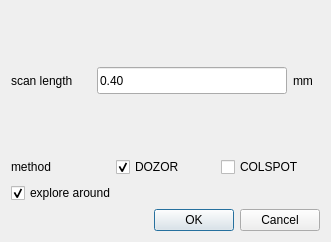
<?xml version="1.0" encoding="UTF-8"?>
<ui version="4.0">
 <class>Dialog</class>
 <widget class="QDialog" name="Dialog">
  <property name="geometry">
   <rect>
    <x>0</x>
    <y>0</y>
    <width>331</width>
    <height>242</height>
   </rect>
  </property>
  <property name="windowTitle">
   <string>Dialog</string>
  </property>
  <layout class="QGridLayout" name="gridLayout">
   <item row="2" column="0">
    <layout class="QHBoxLayout" name="layout_explore">
     <item>
      <widget class="QCheckBox" name="check_along">
       <property name="text">
        <string>explore around</string>
       </property>
       <property name="checked">
        <bool>true</bool>
       </property>
      </widget>
     </item>
    </layout>
   </item>
   <item row="1" column="0">
    <layout class="QHBoxLayout" name="layout_method">
     <item>
      <widget class="QLabel" name="label_method">
       <property name="text">
        <string>method</string>
       </property>
      </widget>
     </item>
     <item>
      <widget class="QCheckBox" name="check_dozor">
       <property name="text">
        <string>DOZOR</string>
       </property>
       <property name="checked">
        <bool>true</bool>
       </property>
      </widget>
     </item>
     <item>
      <widget class="QCheckBox" name="check_colspot">
       <property name="text">
        <string>COLSPOT</string>
       </property>
      </widget>
     </item>
    </layout>
   </item>
   <item row="3" column="0">
    <widget class="QDialogButtonBox" name="buttonBox">
     <property name="orientation">
      <enum>Qt::Horizontal</enum>
     </property>
     <property name="standardButtons">
      <set>QDialogButtonBox::Cancel|QDialogButtonBox::Ok</set>
     </property>
    </widget>
   </item>
   <item row="0" column="0">
    <layout class="QHBoxLayout" name="layout_length">
     <item>
      <widget class="QLabel" name="label_length">
       <property name="minimumSize">
        <size>
         <width>80</width>
         <height>27</height>
        </size>
       </property>
       <property name="text">
        <string>scan length</string>
       </property>
      </widget>
     </item>
     <item>
      <widget class="QLineEdit" name="scan_length_ledit">
       <property name="minimumSize">
        <size>
         <width>10</width>
         <height>27</height>
        </size>
       </property>
       <property name="text">
        <string>0.40</string>
       </property>
      </widget>
     </item>
     <item>
      <widget class="QLabel" name="label_unit">
       <property name="minimumSize">
        <size>
         <width>27</width>
         <height>27</height>
        </size>
       </property>
       <property name="text">
        <string>mm</string>
       </property>
      </widget>
     </item>
    </layout>
   </item>
  </layout>
 </widget>
 <resources/>
 <connections>
  <connection>
   <sender>buttonBox</sender>
   <signal>accepted()</signal>
   <receiver>Dialog</receiver>
   <slot>accept()</slot>
   <hints>
    <hint type="sourcelabel">
     <x>248</x>
     <y>254</y>
    </hint>
    <hint type="destinationlabel">
     <x>157</x>
     <y>274</y>
    </hint>
   </hints>
  </connection>
  <connection>
   <sender>buttonBox</sender>
   <signal>rejected()</signal>
   <receiver>Dialog</receiver>
   <slot>reject()</slot>
   <hints>
    <hint type="sourcelabel">
     <x>316</x>
     <y>260</y>
    </hint>
    <hint type="destinationlabel">
     <x>286</x>
     <y>274</y>
    </hint>
   </hints>
  </connection>
 </connections>
</ui>
